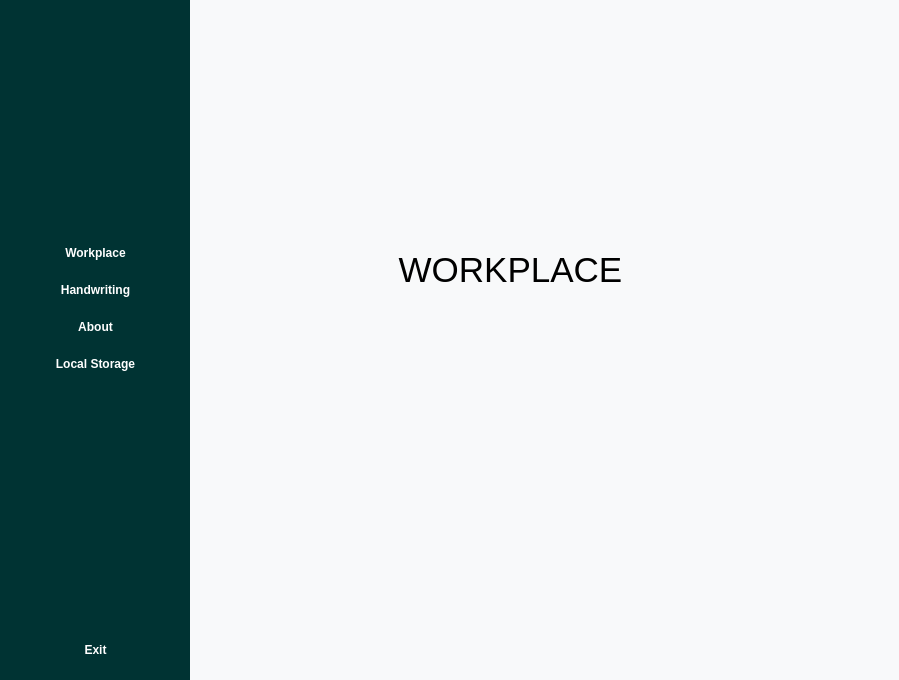
<?xml version="1.0" encoding="UTF-8"?>
<ui version="4.0">
 <class>MainWindow</class>
 <widget class="QMainWindow" name="MainWindow">
  <property name="geometry">
   <rect>
    <x>0</x>
    <y>0</y>
    <width>899</width>
    <height>680</height>
   </rect>
  </property>
  <property name="windowTitle">
   <string>MainWindow</string>
  </property>
  <property name="autoFillBackground">
   <bool>false</bool>
  </property>
  <property name="styleSheet">
   <string notr="true">background-color: F8F9FA;</string>
  </property>
  <widget class="QWidget" name="centralwidget">
   <property name="styleSheet">
    <string notr="true">background-color: #F8F9FA;</string>
   </property>
   <widget class="QWidget" name="icon_widget" native="true">
    <property name="geometry">
     <rect>
      <x>0</x>
      <y>0</y>
      <width>191</width>
      <height>681</height>
     </rect>
    </property>
    <property name="palette">
     <palette>
      <active>
       <colorrole role="WindowText">
        <brush brushstyle="SolidPattern">
         <color alpha="255">
          <red>255</red>
          <green>255</green>
          <blue>255</blue>
         </color>
        </brush>
       </colorrole>
       <colorrole role="Button">
        <brush brushstyle="SolidPattern">
         <color alpha="255">
          <red>0</red>
          <green>51</green>
          <blue>51</blue>
         </color>
        </brush>
       </colorrole>
       <colorrole role="Light">
        <brush brushstyle="SolidPattern">
         <color alpha="255">
          <red>0</red>
          <green>76</green>
          <blue>76</blue>
         </color>
        </brush>
       </colorrole>
       <colorrole role="Midlight">
        <brush brushstyle="SolidPattern">
         <color alpha="255">
          <red>0</red>
          <green>63</green>
          <blue>63</blue>
         </color>
        </brush>
       </colorrole>
       <colorrole role="Dark">
        <brush brushstyle="SolidPattern">
         <color alpha="255">
          <red>0</red>
          <green>25</green>
          <blue>25</blue>
         </color>
        </brush>
       </colorrole>
       <colorrole role="Mid">
        <brush brushstyle="SolidPattern">
         <color alpha="255">
          <red>0</red>
          <green>34</green>
          <blue>34</blue>
         </color>
        </brush>
       </colorrole>
       <colorrole role="Text">
        <brush brushstyle="SolidPattern">
         <color alpha="255">
          <red>255</red>
          <green>255</green>
          <blue>255</blue>
         </color>
        </brush>
       </colorrole>
       <colorrole role="BrightText">
        <brush brushstyle="SolidPattern">
         <color alpha="255">
          <red>255</red>
          <green>255</green>
          <blue>255</blue>
         </color>
        </brush>
       </colorrole>
       <colorrole role="ButtonText">
        <brush brushstyle="SolidPattern">
         <color alpha="255">
          <red>255</red>
          <green>255</green>
          <blue>255</blue>
         </color>
        </brush>
       </colorrole>
       <colorrole role="Base">
        <brush brushstyle="SolidPattern">
         <color alpha="255">
          <red>0</red>
          <green>51</green>
          <blue>51</blue>
         </color>
        </brush>
       </colorrole>
       <colorrole role="Window">
        <brush brushstyle="SolidPattern">
         <color alpha="255">
          <red>0</red>
          <green>51</green>
          <blue>51</blue>
         </color>
        </brush>
       </colorrole>
       <colorrole role="Shadow">
        <brush brushstyle="SolidPattern">
         <color alpha="255">
          <red>0</red>
          <green>0</green>
          <blue>0</blue>
         </color>
        </brush>
       </colorrole>
       <colorrole role="AlternateBase">
        <brush brushstyle="SolidPattern">
         <color alpha="255">
          <red>0</red>
          <green>25</green>
          <blue>25</blue>
         </color>
        </brush>
       </colorrole>
       <colorrole role="ToolTipBase">
        <brush brushstyle="SolidPattern">
         <color alpha="255">
          <red>255</red>
          <green>255</green>
          <blue>220</blue>
         </color>
        </brush>
       </colorrole>
       <colorrole role="ToolTipText">
        <brush brushstyle="SolidPattern">
         <color alpha="255">
          <red>0</red>
          <green>0</green>
          <blue>0</blue>
         </color>
        </brush>
       </colorrole>
       <colorrole role="PlaceholderText">
        <brush brushstyle="SolidPattern">
         <color alpha="127">
          <red>255</red>
          <green>255</green>
          <blue>255</blue>
         </color>
        </brush>
       </colorrole>
       <colorrole role="Accent">
        <brush brushstyle="SolidPattern">
         <color alpha="255">
          <red>0</red>
          <green>0</green>
          <blue>0</blue>
         </color>
        </brush>
       </colorrole>
      </active>
      <inactive>
       <colorrole role="WindowText">
        <brush brushstyle="SolidPattern">
         <color alpha="255">
          <red>255</red>
          <green>255</green>
          <blue>255</blue>
         </color>
        </brush>
       </colorrole>
       <colorrole role="Button">
        <brush brushstyle="SolidPattern">
         <color alpha="255">
          <red>0</red>
          <green>51</green>
          <blue>51</blue>
         </color>
        </brush>
       </colorrole>
       <colorrole role="Light">
        <brush brushstyle="SolidPattern">
         <color alpha="255">
          <red>0</red>
          <green>76</green>
          <blue>76</blue>
         </color>
        </brush>
       </colorrole>
       <colorrole role="Midlight">
        <brush brushstyle="SolidPattern">
         <color alpha="255">
          <red>0</red>
          <green>63</green>
          <blue>63</blue>
         </color>
        </brush>
       </colorrole>
       <colorrole role="Dark">
        <brush brushstyle="SolidPattern">
         <color alpha="255">
          <red>0</red>
          <green>25</green>
          <blue>25</blue>
         </color>
        </brush>
       </colorrole>
       <colorrole role="Mid">
        <brush brushstyle="SolidPattern">
         <color alpha="255">
          <red>0</red>
          <green>34</green>
          <blue>34</blue>
         </color>
        </brush>
       </colorrole>
       <colorrole role="Text">
        <brush brushstyle="SolidPattern">
         <color alpha="255">
          <red>255</red>
          <green>255</green>
          <blue>255</blue>
         </color>
        </brush>
       </colorrole>
       <colorrole role="BrightText">
        <brush brushstyle="SolidPattern">
         <color alpha="255">
          <red>255</red>
          <green>255</green>
          <blue>255</blue>
         </color>
        </brush>
       </colorrole>
       <colorrole role="ButtonText">
        <brush brushstyle="SolidPattern">
         <color alpha="255">
          <red>255</red>
          <green>255</green>
          <blue>255</blue>
         </color>
        </brush>
       </colorrole>
       <colorrole role="Base">
        <brush brushstyle="SolidPattern">
         <color alpha="255">
          <red>0</red>
          <green>51</green>
          <blue>51</blue>
         </color>
        </brush>
       </colorrole>
       <colorrole role="Window">
        <brush brushstyle="SolidPattern">
         <color alpha="255">
          <red>0</red>
          <green>51</green>
          <blue>51</blue>
         </color>
        </brush>
       </colorrole>
       <colorrole role="Shadow">
        <brush brushstyle="SolidPattern">
         <color alpha="255">
          <red>0</red>
          <green>0</green>
          <blue>0</blue>
         </color>
        </brush>
       </colorrole>
       <colorrole role="AlternateBase">
        <brush brushstyle="SolidPattern">
         <color alpha="255">
          <red>0</red>
          <green>25</green>
          <blue>25</blue>
         </color>
        </brush>
       </colorrole>
       <colorrole role="ToolTipBase">
        <brush brushstyle="SolidPattern">
         <color alpha="255">
          <red>255</red>
          <green>255</green>
          <blue>220</blue>
         </color>
        </brush>
       </colorrole>
       <colorrole role="ToolTipText">
        <brush brushstyle="SolidPattern">
         <color alpha="255">
          <red>0</red>
          <green>0</green>
          <blue>0</blue>
         </color>
        </brush>
       </colorrole>
       <colorrole role="PlaceholderText">
        <brush brushstyle="SolidPattern">
         <color alpha="127">
          <red>255</red>
          <green>255</green>
          <blue>255</blue>
         </color>
        </brush>
       </colorrole>
       <colorrole role="Accent">
        <brush brushstyle="SolidPattern">
         <color alpha="255">
          <red>0</red>
          <green>0</green>
          <blue>0</blue>
         </color>
        </brush>
       </colorrole>
      </inactive>
      <disabled>
       <colorrole role="WindowText">
        <brush brushstyle="SolidPattern">
         <color alpha="255">
          <red>0</red>
          <green>25</green>
          <blue>25</blue>
         </color>
        </brush>
       </colorrole>
       <colorrole role="Button">
        <brush brushstyle="SolidPattern">
         <color alpha="255">
          <red>0</red>
          <green>51</green>
          <blue>51</blue>
         </color>
        </brush>
       </colorrole>
       <colorrole role="Light">
        <brush brushstyle="SolidPattern">
         <color alpha="255">
          <red>0</red>
          <green>76</green>
          <blue>76</blue>
         </color>
        </brush>
       </colorrole>
       <colorrole role="Midlight">
        <brush brushstyle="SolidPattern">
         <color alpha="255">
          <red>0</red>
          <green>63</green>
          <blue>63</blue>
         </color>
        </brush>
       </colorrole>
       <colorrole role="Dark">
        <brush brushstyle="SolidPattern">
         <color alpha="255">
          <red>0</red>
          <green>25</green>
          <blue>25</blue>
         </color>
        </brush>
       </colorrole>
       <colorrole role="Mid">
        <brush brushstyle="SolidPattern">
         <color alpha="255">
          <red>0</red>
          <green>34</green>
          <blue>34</blue>
         </color>
        </brush>
       </colorrole>
       <colorrole role="Text">
        <brush brushstyle="SolidPattern">
         <color alpha="255">
          <red>0</red>
          <green>25</green>
          <blue>25</blue>
         </color>
        </brush>
       </colorrole>
       <colorrole role="BrightText">
        <brush brushstyle="SolidPattern">
         <color alpha="255">
          <red>255</red>
          <green>255</green>
          <blue>255</blue>
         </color>
        </brush>
       </colorrole>
       <colorrole role="ButtonText">
        <brush brushstyle="SolidPattern">
         <color alpha="255">
          <red>0</red>
          <green>25</green>
          <blue>25</blue>
         </color>
        </brush>
       </colorrole>
       <colorrole role="Base">
        <brush brushstyle="SolidPattern">
         <color alpha="255">
          <red>0</red>
          <green>51</green>
          <blue>51</blue>
         </color>
        </brush>
       </colorrole>
       <colorrole role="Window">
        <brush brushstyle="SolidPattern">
         <color alpha="255">
          <red>0</red>
          <green>51</green>
          <blue>51</blue>
         </color>
        </brush>
       </colorrole>
       <colorrole role="Shadow">
        <brush brushstyle="SolidPattern">
         <color alpha="255">
          <red>0</red>
          <green>0</green>
          <blue>0</blue>
         </color>
        </brush>
       </colorrole>
       <colorrole role="AlternateBase">
        <brush brushstyle="SolidPattern">
         <color alpha="255">
          <red>0</red>
          <green>51</green>
          <blue>51</blue>
         </color>
        </brush>
       </colorrole>
       <colorrole role="ToolTipBase">
        <brush brushstyle="SolidPattern">
         <color alpha="255">
          <red>255</red>
          <green>255</green>
          <blue>220</blue>
         </color>
        </brush>
       </colorrole>
       <colorrole role="ToolTipText">
        <brush brushstyle="SolidPattern">
         <color alpha="255">
          <red>0</red>
          <green>0</green>
          <blue>0</blue>
         </color>
        </brush>
       </colorrole>
       <colorrole role="PlaceholderText">
        <brush brushstyle="SolidPattern">
         <color alpha="127">
          <red>0</red>
          <green>25</green>
          <blue>25</blue>
         </color>
        </brush>
       </colorrole>
       <colorrole role="Accent">
        <brush brushstyle="SolidPattern">
         <color alpha="255">
          <red>0</red>
          <green>36</green>
          <blue>36</blue>
         </color>
        </brush>
       </colorrole>
      </disabled>
     </palette>
    </property>
    <property name="styleSheet">
     <string notr="true">background-color: #003333;
color: #FFFFFF;</string>
    </property>
    <widget class="QLabel" name="label_4">
     <property name="geometry">
      <rect>
       <x>40</x>
       <y>130</y>
       <width>101</width>
       <height>31</height>
      </rect>
     </property>
     <property name="font">
      <font>
       <family>Arial</family>
       <pointsize>10</pointsize>
       <bold>true</bold>
      </font>
     </property>
     <property name="autoFillBackground">
      <bool>false</bool>
     </property>
     <property name="text">
      <string/>
     </property>
     <property name="textFormat">
      <enum>Qt::TextFormat::PlainText</enum>
     </property>
     <property name="scaledContents">
      <bool>true</bool>
     </property>
     <property name="alignment">
      <set>Qt::AlignmentFlag::AlignCenter</set>
     </property>
     <property name="wordWrap">
      <bool>false</bool>
     </property>
    </widget>
    <widget class="QWidget" name="layoutWidget">
     <property name="geometry">
      <rect>
       <x>0</x>
       <y>0</y>
       <width>191</width>
       <height>661</height>
      </rect>
     </property>
     <layout class="QVBoxLayout" name="verticalLayout_2">
      <item>
       <spacer name="verticalSpacer_3">
        <property name="orientation">
         <enum>Qt::Orientation::Vertical</enum>
        </property>
        <property name="sizeHint" stdset="0">
         <size>
          <width>20</width>
          <height>50</height>
         </size>
        </property>
       </spacer>
      </item>
      <item>
       <layout class="QHBoxLayout" name="horizontalLayout">
        <item>
         <spacer name="horizontalSpacer">
          <property name="orientation">
           <enum>Qt::Orientation::Horizontal</enum>
          </property>
          <property name="sizeHint" stdset="0">
           <size>
            <width>28</width>
            <height>20</height>
           </size>
          </property>
         </spacer>
        </item>
        <item>
         <widget class="QLabel" name="label">
          <property name="text">
           <string/>
          </property>
          <property name="pixmap">
           <pixmap resource="resource.qrc">:/icons/icons/logo.png</pixmap>
          </property>
          <property name="scaledContents">
           <bool>false</bool>
          </property>
          <property name="alignment">
           <set>Qt::AlignmentFlag::AlignCenter</set>
          </property>
         </widget>
        </item>
        <item>
         <spacer name="horizontalSpacer_2">
          <property name="orientation">
           <enum>Qt::Orientation::Horizontal</enum>
          </property>
          <property name="sizeHint" stdset="0">
           <size>
            <width>28</width>
            <height>20</height>
           </size>
          </property>
         </spacer>
        </item>
       </layout>
      </item>
      <item>
       <spacer name="verticalSpacer">
        <property name="orientation">
         <enum>Qt::Orientation::Vertical</enum>
        </property>
        <property name="sizeHint" stdset="0">
         <size>
          <width>20</width>
          <height>50</height>
         </size>
        </property>
       </spacer>
      </item>
      <item>
       <layout class="QVBoxLayout" name="verticalLayout">
        <property name="spacing">
         <number>15</number>
        </property>
        <item>
         <widget class="QPushButton" name="workplaceButton">
          <property name="font">
           <font>
            <bold>true</bold>
           </font>
          </property>
          <property name="cursor">
           <cursorShape>PointingHandCursor</cursorShape>
          </property>
          <property name="layoutDirection">
           <enum>Qt::LayoutDirection::LeftToRight</enum>
          </property>
          <property name="text">
           <string>Workplace</string>
          </property>
          <property name="icon">
           <iconset resource="resource.qrc">
            <normaloff>:/icons/icons/home inactive.png</normaloff>
            <normalon>:/icons/icons/home active.png</normalon>:/icons/icons/home inactive.png</iconset>
          </property>
          <property name="iconSize">
           <size>
            <width>30</width>
            <height>30</height>
           </size>
          </property>
          <property name="checkable">
           <bool>true</bool>
          </property>
          <property name="autoExclusive">
           <bool>true</bool>
          </property>
          <property name="flat">
           <bool>true</bool>
          </property>
         </widget>
        </item>
        <item>
         <widget class="QPushButton" name="handwritingButton">
          <property name="sizePolicy">
           <sizepolicy hsizetype="MinimumExpanding" vsizetype="Fixed">
            <horstretch>0</horstretch>
            <verstretch>0</verstretch>
           </sizepolicy>
          </property>
          <property name="font">
           <font>
            <bold>true</bold>
           </font>
          </property>
          <property name="cursor">
           <cursorShape>PointingHandCursor</cursorShape>
          </property>
          <property name="text">
           <string>Handwriting</string>
          </property>
          <property name="icon">
           <iconset resource="resource.qrc">
            <normaloff>:/icons/icons/hand inactive.png</normaloff>
            <normalon>:/icons/icons/home active.png</normalon>:/icons/icons/hand inactive.png</iconset>
          </property>
          <property name="iconSize">
           <size>
            <width>30</width>
            <height>30</height>
           </size>
          </property>
          <property name="checkable">
           <bool>true</bool>
          </property>
          <property name="autoExclusive">
           <bool>true</bool>
          </property>
          <property name="flat">
           <bool>true</bool>
          </property>
         </widget>
        </item>
        <item>
         <widget class="QPushButton" name="aboutButton">
          <property name="font">
           <font>
            <bold>true</bold>
           </font>
          </property>
          <property name="cursor">
           <cursorShape>PointingHandCursor</cursorShape>
          </property>
          <property name="text">
           <string>About</string>
          </property>
          <property name="icon">
           <iconset resource="resource.qrc">
            <normaloff>:/icons/icons/about inactive.png</normaloff>
            <normalon>:/icons/icons/about active.png</normalon>
            <activeoff>:/icons/icons/about inactive.png</activeoff>
            <activeon>:/icons/icons/about active.png</activeon>:/icons/icons/about inactive.png</iconset>
          </property>
          <property name="iconSize">
           <size>
            <width>30</width>
            <height>30</height>
           </size>
          </property>
          <property name="checkable">
           <bool>true</bool>
          </property>
          <property name="autoExclusive">
           <bool>true</bool>
          </property>
          <property name="flat">
           <bool>true</bool>
          </property>
         </widget>
        </item>
        <item>
         <widget class="QPushButton" name="pushButton">
          <property name="font">
           <font>
            <bold>true</bold>
           </font>
          </property>
          <property name="cursor">
           <cursorShape>PointingHandCursor</cursorShape>
          </property>
          <property name="text">
           <string>Local Storage</string>
          </property>
          <property name="icon">
           <iconset resource="resource.qrc">
            <normaloff>:/icons/icons/local inactive.png</normaloff>
            <normalon>:/icons/icons/local active.png</normalon>
            <activeoff>:/icons/icons/local inactive.png</activeoff>
            <activeon>:/icons/icons/local active.png</activeon>:/icons/icons/local inactive.png</iconset>
          </property>
          <property name="iconSize">
           <size>
            <width>30</width>
            <height>30</height>
           </size>
          </property>
          <property name="checkable">
           <bool>true</bool>
          </property>
          <property name="autoExclusive">
           <bool>true</bool>
          </property>
          <property name="flat">
           <bool>true</bool>
          </property>
         </widget>
        </item>
       </layout>
      </item>
      <item>
       <spacer name="verticalSpacer_2">
        <property name="orientation">
         <enum>Qt::Orientation::Vertical</enum>
        </property>
        <property name="sizeHint" stdset="0">
         <size>
          <width>20</width>
          <height>258</height>
         </size>
        </property>
       </spacer>
      </item>
      <item>
       <widget class="QPushButton" name="pushButton_2">
        <property name="font">
         <font>
          <bold>true</bold>
         </font>
        </property>
        <property name="cursor">
         <cursorShape>PointingHandCursor</cursorShape>
        </property>
        <property name="text">
         <string>Exit</string>
        </property>
        <property name="icon">
         <iconset resource="resource.qrc">
          <normaloff>:/icons/icons/local inactive.png</normaloff>
          <normalon>:/icons/icons/local active.png</normalon>
          <activeoff>:/icons/icons/local inactive.png</activeoff>
          <activeon>:/icons/icons/local active.png</activeon>:/icons/icons/local inactive.png</iconset>
        </property>
        <property name="iconSize">
         <size>
          <width>30</width>
          <height>30</height>
         </size>
        </property>
        <property name="checkable">
         <bool>true</bool>
        </property>
        <property name="autoExclusive">
         <bool>true</bool>
        </property>
        <property name="flat">
         <bool>true</bool>
        </property>
       </widget>
      </item>
     </layout>
    </widget>
   </widget>
   <widget class="QStackedWidget" name="menustack">
    <property name="geometry">
     <rect>
      <x>190</x>
      <y>0</y>
      <width>711</width>
      <height>681</height>
     </rect>
    </property>
    <property name="currentIndex">
     <number>0</number>
    </property>
    <widget class="QWidget" name="Workplace">
     <widget class="QLabel" name="label_2">
      <property name="geometry">
       <rect>
        <x>180</x>
        <y>230</y>
        <width>281</width>
        <height>81</height>
       </rect>
      </property>
      <property name="layoutDirection">
       <enum>Qt::LayoutDirection::LeftToRight</enum>
      </property>
      <property name="text">
       <string>&lt;html&gt;&lt;head/&gt;&lt;body&gt;&lt;p align=&quot;center&quot;&gt;&lt;span style=&quot; font-size:26pt;&quot;&gt;WORKPLACE&lt;/span&gt;&lt;/p&gt;&lt;/body&gt;&lt;/html&gt;</string>
      </property>
     </widget>
    </widget>
    <widget class="QWidget" name="LocalStorage">
     <widget class="QLabel" name="StorageLabel">
      <property name="geometry">
       <rect>
        <x>190</x>
        <y>180</y>
        <width>281</width>
        <height>131</height>
       </rect>
      </property>
      <property name="text">
       <string>&lt;html&gt;&lt;head/&gt;&lt;body&gt;&lt;p align=&quot;center&quot;&gt;&lt;span style=&quot; font-size:26pt;&quot;&gt;LOCAL STORAGE&lt;/span&gt;&lt;/p&gt;&lt;/body&gt;&lt;/html&gt;</string>
      </property>
     </widget>
    </widget>
    <widget class="QWidget" name="About">
     <widget class="QLabel" name="AboutLabel">
      <property name="geometry">
       <rect>
        <x>300</x>
        <y>180</y>
        <width>131</width>
        <height>91</height>
       </rect>
      </property>
      <property name="text">
       <string>&lt;html&gt;&lt;head/&gt;&lt;body&gt;&lt;p align=&quot;center&quot;&gt;&lt;span style=&quot; font-size:26pt;&quot;&gt;ABOUT&lt;/span&gt;&lt;/p&gt;&lt;/body&gt;&lt;/html&gt;</string>
      </property>
     </widget>
    </widget>
    <widget class="QWidget" name="Handwriting">
     <widget class="QLabel" name="HandwritingLabel">
      <property name="geometry">
       <rect>
        <x>210</x>
        <y>210</y>
        <width>271</width>
        <height>91</height>
       </rect>
      </property>
      <property name="text">
       <string>&lt;html&gt;&lt;head/&gt;&lt;body&gt;&lt;p align=&quot;center&quot;&gt;&lt;span style=&quot; font-size:26pt;&quot;&gt;HANDWRITING&lt;/span&gt;&lt;/p&gt;&lt;/body&gt;&lt;/html&gt;</string>
      </property>
     </widget>
    </widget>
   </widget>
  </widget>
 </widget>
 <resources>
  <include location="resource.qrc"/>
 </resources>
 <connections/>
</ui>
